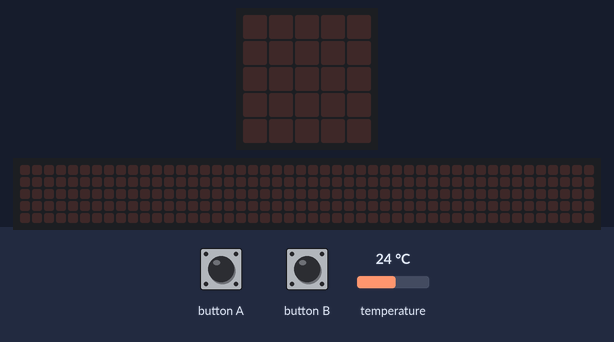
Bench run of a program on a simulated BBC micro:bit (MakeCode). Shown: the board's 5×5 LED display, a strip that is not on the board, showing the scrolling text unrolled. The test bench sets the inputs (shaded band); at power-on: temperature 24 °C. The 48×5 strip is a reading aid, not a part: it shows the text the display is scrolling, unrolled, one strip-width of it at a time.

Above: at 5.0 s.
5.1 s: button B pressed for 0.15 s
At 5.9 s:
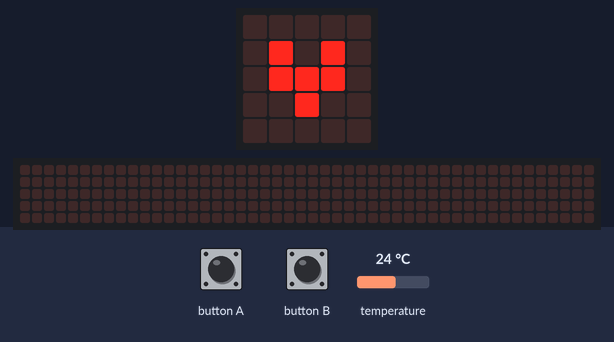
8.1 s: button A pressed for 1 s
At 11.57 s:
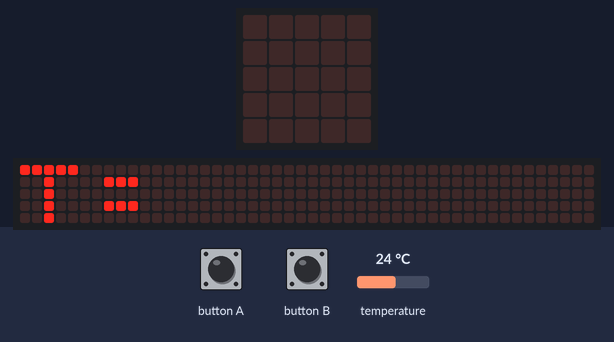
20.1 s: button A pressed for 3.2 s
At 26.65 s:
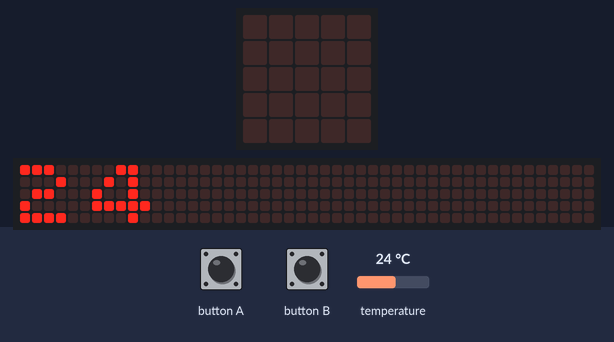

The program:

main.ts
```typescript
let n = 0
while (!(input.buttonIsPressed(Button.B))) {
    if (true) {

    }
}
basic.forever(function () {
    if (input.buttonIsPressed(Button.A)) {
        basic.clearScreen()
        basic.showString("T=")
        basic.showNumber(input.temperature())
        basic.showString("DEGRES")
    } else {
        basic.showLeds(`
            . . # . .
            . # . . .
            # # # # #
            . # . . .
            . . # . .
            `)
    }
})
basic.forever(function () {
    basic.showIcon(IconNames.SmallHeart)
    basic.pause(25)
    basic.showIcon(IconNames.SmallHeart)
    basic.pause(45)
})
```

test.ts
```typescript
// les tests vont ici ; cela ne sera pas compilé si ce paquet est utilisé en tant qu'extension.
```

Measured:
- after the input at 5.1 s, the display: first changes at once (image 1 shows a later state)
- after the input at 8.1 s, the display: first differs from a run without the input after 0.42 s (image 2 shows a later state)
- after the input at 20.1 s, the display: first differs from a run without the input after 0.72 s (image 3 shows a later state)
- what the display in image 1 shows lasts 0.6 s, from 5.5 s to 6.1 s
- what the display in image 2 shows lasts 0.4 s, from 11.4 s to 11.8 s
